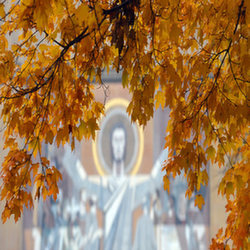
#> input picture images/F10.jpg, 250 x 250 px; its folder holds only this picture in this run
$ jupyter execute --allow-errors Vamvourellis_1115201600014.ipynb
#> lines starting #> are read from the running program, lines starting #| are printed output that depends on the picture
Ερώτημα 1:

Παρακάτω βρίσκονται οι συναρτήσεις που μας ζητάει το πρώτο ερώτημα.

[cell 1]
import cv2
import numpy as np
import sys
import glob

def loadImages(path):
#> called with path = '/home/stratos/Desktop/images/'
    tags=[]
    images=[]

    for filename in glob.glob(path+'*.jpg'):
        #print(filename)
        tmp_img = cv2.imread(filename, cv2.IMREAD_UNCHANGED)
#> tmp_img is the input picture: shape (250, 250, 3); mean B, G, R 79.2, 120, 157.9
        tmp_img = cv2.cvtColor(tmp_img, cv2.COLOR_BGR2RGB)
        #print('Original Dimensions : ',tmp_img.shape)

        # resize image
        dim = (100, 100)
        img_resized = cv2.resize(tmp_img, dim, interpolation = cv2.INTER_AREA)
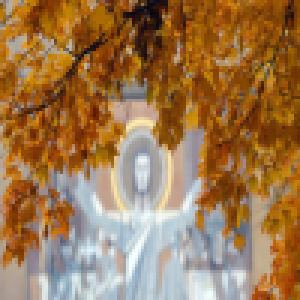
#> img_resized: shape (100, 100, 3) (shown 3 times larger); mean R, G, B 157.9, 120, 79.2
        # [6 lines of commented-out code are left out]
        images.append(np.asarray(img_resized).reshape((30000)))

        # extract labels
        filename=filename.replace(path,'')
        if filename[0] == 'F' :
            tags.append(0)
        elif filename[0] == 'S' :
            tags.append(1)
        elif filename[0] == 'W' :
            tags.append(2)
        else :
            sys.exit("wrong image name!")

    return (np.array(images,dtype='uint8'),np.array(tags,dtype='uint8'))

[cell 2]
from sklearn.decomposition import PCA
import matplotlib.pyplot as plt
from matplotlib.offsetbox import OffsetImage, AnnotationBbox

def PCA_ImageSpaceVisualization(X):
    # pca
    pca = PCA(n_components=2)
    principalComponents = pca.fit_transform(X)

    # reconstruct images
    reconstructed_images = X.reshape((30,100,100,3))

    # plot images
    plt.rcParams['figure.figsize'] = [27, 6]
    fig, ax = plt.subplots()
    plt.scatter(principalComponents[:, 0], principalComponents[:, 1])
    for im, pc in zip(reconstructed_images, principalComponents):
        ab = AnnotationBbox(OffsetImage(im), pc)
        ax.add_artist(ab)
    plt.show()

#> (a cell that did not finish here is left out)

2.1 Τι σημαίνει όταν εικόνες βρίσκονται κοντά σε αυτό το χώρο δύο διαστάσεων που
απεικονίζεται στο παραπάνω plot; Τι σημαίνει όταν εικόνες απέχουν πολύ; Μπορούμε να
γενικεύσουμε αυτά τα συμπεράσματα για τον αρχικό χώρο των εικόνων ο οποίος είναι πολύ
μεγάλης διάστασης;

Γενικά όταν οι εικόνες βρίσκονται κοντά σημαίνει οτι είναι παρόμοιες και όταν είναι μακρυά σημαίνει οτι δεν μοιάζουν και τόσο. Συγκεκριμένα σε αυτή την περίπτωση για αν δούμε αν γενικεύουν καλά αυτά τα αποτελέσματα σε περισσότερες διαστάσεις θα πρέπει να δούμε το ποσοστό διακύμανσης που πετυχαίνουμε παίρνοντας 2 μόνο συνιστώσες.

[cell 4]
# pca
pca = PCA(n_components=30)
#> (the rest of this cell did not finish here and is left out)

Παραπάνω βλέπουμε το ποσοστό διακύμανσης που πετυχαίνουμε παίρνοντας χ συνιστώσες. Παρατηρούμε οτι με 2 συνιστώσες έχουμε 0.57199141%. Συνήθως στοχεύουμε για 95+%. Στην συγκεκριμένη περίπτωση για 20+ συνιστώσες.

[cell 5]
# Percentage of Variance graph
# https://www.youtube.com/watch?v=Lsue2gEM9D0
plt.rcParams['figure.figsize'] = [25, 25]
plt.subplot(2, 1, 1)
#> (the rest of this cell did not finish here and is left out)

Στο παραπάνω διάγραμμα φαίνεται το ποσοστό διακύμανσης που προσφέρει κάθε συνιστώσα. Η καμπύλη δείχνει τον προηγούμενο πίνακα.

Άρα βλέπουμε οτι παίρνοντας μόνο 2 συνιστώσες, τα αποτελέσματα μας δεν γενικεύουν πολύ καλά σε περισσότερες διαστάσεις, γιατί εξηγούν μόνο το ~57%. Αυτό που είναι σίγουρο είναι οτι όσες συνιστώσες και να προσθέσουμε εφόσον θα έχουμε και τις 2 πρώτες θα υπάρχει κάποια απόσταση μεταξύ των άσπρων και των υπόλοιπον εικόνων (summer + fall vs winter ) (αυτή η απόστασή δεν θα είναι ίδια σε μέγεθος γιατί θα προσθέτουν πολλές διαστάσεις ακόμα). Επίσης, αυτό που παρατηρούμε είναι οτι το καλοκαίρι και το φθινόπωρο είναι λίγο "μπερδεμένα".

[cell 6]
# pca
pca = PCA(n_components=29)
#> (the rest of this cell did not finish here and is left out)

2.2 Οι εικόνες που αντιστοιχούν σε μία από τις εποχές τείνουν να ομαδοποιούνται πιο κοντά
από ότι οι υπόλοιπες; Γιατί συμβαίνει αυτό;

Η μεγαλύτερη διαφορά στις συγκεκριμένες εικόνες παρατηρούμε οτι είναι το χρώμα. Οι εικόνες με πιο ανοιχτό χρώμα (άσπρο) είναι πολύ διαφορετικές από τις υπόλοιπες. Παρατηρούμε από το διάγραμμα ότι όσο πιο ανοιχτό το χρώμα της εικόνας, τόσο πιο δεξιά εμφανίζεται. Η PC1 είναι υπεύθυνη για τις αποστάσεις στον άξονα χ και για ~50% της διακύμανσης. Άρα καταλαβαίνουμε οτι πιθανότατα η PC1 μετράει την φωτεινότητα η κάτι παρόμοιο.

Αυτή η παρατήρησή μας επιβεβαιώνεται και από τις παραπάνω εικόνες. Παραπάνω αλλάζοντας τα n_components βλέπουμε πως φαίνονται οι reconstructed εικόνες. πχ για 27 pcs το ανθρώπινο μάτι δεν καταλαβαίνει καμία διαφορά. Για 28 όμως, αρχίζουμε να αναγνωρίζουμε τις εικόνες, μπορούμε μέχρι και να καταλάβουμε ποιες ανήκουν στον χειμώνα, οι πιο σκούρες. Βλέπουμε οτι o outlier του χειμώνα είναι σκούρα εικόνα σε σχέση με τις άλλες εποχές αλλά οχι τελείως μαύρη, όπως οι υπόλοιπες εικόνες του χειμώνα (είναι η καφέ εικόνα 3,7). Επίσης εύκολα μπορούμε να βρούμε την πιο αριστερή (2,10) και την πιο δεξιά εικόνα (1,4). (απο υπολογιστή σε υπολογιστή η διάταξη των εικόνων, στο παραπάνω γράφημα, μπορεί να αλλάξει οπότε οι προηγούμενες συντεταγμένες να μην είναι σωστές) (οι εικόνες αυτές δεν αντιπροσωπεύουν ακριβώς τις τιμές της pca γτ κάνω *255 για να τις πάω στο διάστημα 0-255 και να έχουν νόημα σαν τιμές pixel)

3.1 Να ορίσετε μαθηματικά το μέτρο της ακρίβειας ταξινόμησης (classification accuracy).

πηγή: https://scikit-learn.org/stable/modules/model_evaluation.html#accuracy-score

Το classification accuracy που μετράμε στα συγκεκριμένα τεστ με το όρισμα scoring='accuracy' είναι το πλοίθος των σωστών κατηγοριοποιήσεων δια το πλίθος των τεστ. Δηλαδή: $\texttt{accuracy}(y, \hat{y}) = \frac{1}{n_\text{samples}} \sum_{i=0}^{n_\text{samples}-1} 1(\hat{y}_i = y_i)$. Προφανώς το y και το $\hat{y}$ ξεκινάνε απο το 0 και έχουν πλίθος $n_{samples}$ και y είναι οι προβλέψεις ενώ $\hat{y}$ είναι οι τα σωστά-πραγματικά labels. Το $\hat{y}_i = y_i$ είναι 1 όταν η πρόβλεψη συμπίπτει με την σωστή τιμή, αλλιώς είναι 0.

3.2 Χρησιμοποιείστε 5-fold cross validation και αναφέρετε τη μέση ακρίβεια ταξινόμησης
για τους δύο ταξινομητές τόσο για τα δεδομένα μεγάλης διάστασης όσο και για τα
χαρακτηριστικά χαμηλής διάστασης.

Παρακάτω εμφανίζονται τα αποτελέσματα που ζητάει η εκφώνηση και κάποια παραπάνω για να κρίνουμε πιο σωστά τα ερωτήματα 3.3 και 3.4 (πολλά επαναλαμβάνονται πχ σε κάθε επανάληψη τρέχουν ξανά οι knn, svm χωρίς pca). Σημειώνω οτι σε κάποια από τα παρακάτω τεστ κάνω scaling. Δεν κάναμε scaling στο προηγούμενο ερώτημα γιατί έπρεπε να ανακατασκευάσουμε τις εικόνες και αν κάναμε scaling οι τιμές των pixel δεν θα είχαν πια νόημα.

[cell 7]
from sklearn.model_selection import cross_val_score
from sklearn.neighbors import KNeighborsClassifier
from sklearn.svm import LinearSVC
from sklearn.preprocessing import MinMaxScaler

# options = [ (0,2,1), (0,2,9), (1,2,1), (1,2,9), (0,0.90,1), (0,0.90,9), (1,0.90,1), (1,0.90,9), (0,0.99,1), (0,0.99,9), (1,0.99,1), (1,0.99,9)]
options = [ (0,2,1), (1,2,1), (0,0.90,1), (1,0.90,1), (0,0.99,1), (1,0.99,1)]

plt.rcParams['figure.figsize'] = [20, 8]
fig = plt.figure()
ax = fig.add_axes([0,0,1,1])
ax.set_xticklabels(["pcs:"+str(x[1])+", nns:"+str(x[2])+str(", scaling" if x[0] else "") for x in options])
ax.set_xticks(np.arange(len(options)))

# classifiers
knn = KNeighborsClassifier(n_neighbors=1)
svm = LinearSVC(dual=False)

#> (the rest of this cell did not finish here and is left out)

Όπως βλέπουμε παραπάνω παρακολουθούμε την μέση ακρίβεια των αλγορίθμων knn και linear svc. Για να απαντήσω πιο σωστά στα επόμενα ερωτήματα έχω τρέξει συνδυασμούς των παραπάνω αλγορίθμων. Συγκεκριμένα έχω τις παρακάτω παραμέτρους:
* 1 ή 9 γείτονες στον knn (αυτή η παράμετρος δεν είναι ενεργοποιημένη, είναι στο options που βρίσκεται σε σχόλια)
* με ή χωρίς min-max scaling πριν το pca
* ~0.57%, 90%, 99% ποσοστό διακύμανσης στο pca

Στο διάγραμμα φαίνονται τα αποτελέσματα για κάθε συνδυασμό αυτών των παραμέτρων (πολλά επαναλαμβάνονται).

3.3 Πώς θα προσδιορίσετε τη διάσταση των χαρακτηριστικών που θα εξάγεται μέσω της
PCA;

Συνήθως αυτό που θέλουμε είναι οι συνιστώσες του pca να έχουν 95+% διακύμανση. Τα τεστ με ~0.57% και 90% έγιναν για να παρατηρήσω την συμπεριφορά των αλγορίθμων για ναι δικαιολογήσω καλύτερα το 3.4. Στα παραπάνω παραδείγματα 2 pcs δεν είναι αρκετά γιατί έχουν ~0.57%. Παρακάτω βλέπουμε πως συμπεριφέρονται οι αλγόριθμοι με και χωρίς scaling στην επιλογή διαφορετικών pc.

[cell 8]
#-------------------------------------------- no scaling
# classifiers
knn = KNeighborsClassifier(n_neighbors=1)
svm = LinearSVC(dual=False, max_iter=10000)

accuracies_knn = []
accuracies_svm = []
#> (the rest of this cell did not finish here and is left out)

Παρακάτω βλέπουμε την επίδραση του pca στο accuracy του knn και του scv.
Βλέπουμε οτι η γενική συμπεριφορά των αλγορίθμων (η γενική μορφή του διαγράμματος "ανεβάσματα-κατεβάσματα") δεν επηρεάζεται πολύ από το scaling. Παρατηρούμε οτι ο knn έχει καλύτερα αποτελέσματα ~90% για ~23-25 συνιστώσες και ο svc ~90% για 7 συνιστώσες.

3.4 Ποιος ταξινομητής έχει τη καλύτερη επίδοση και γιατί;
Έχοντας στο μυαλό μας το προηγούμενο ερώτημα και τον τρόπο λειτουργίας των αλγορίθμων θα αναλύσω περιληπτικά παρακάτω την συμπεριφορά τους όσο αφορά την ταχύτητα και την μνήμη.
Ο svc χρειάζεται πολύ λιγότερα δεδομένα για να εκπαιδευτεί και στην μνήμη το μόνο που αποθηκεύεται και χρησιμοποιήτε για το testing είναι 3 ευθείες γραμμές (οχι 2 γιατί είναι linearSCV και οχι svm με παράμετρο kernel='linear'. Εξηγώ στο επόμενο ερώτημα). Ο  knn χρειάζεται περισσότερες διαστάσεις άρα και περισσότερα δεδομένα για εκπαίδευση και χρειάζεται και όλα αυτά τα δεδομένα στο testing. Τέλος, για τον knn ο χρόνος εκπαίδευσης είναι μηδενικός ενώ για τον svm οχι (πρέπει να συγκλίνει), ενώ ο χρόνος για μια κατηγοριοποίηση είναι μικρότερος στον svm (απλά πρέπει να αποφασίσει αν είναι δεξιά η αριστερά των γραμμών) αποτι στον knn (πρέπει να βρει τον κοντινότερο γείτονα). Πρακτικά, αν δεν μας ενδιέφερε ο χρόνος εκπαίδευσης, θα διαλέγαμε τον svc γιατί τελικά είναι πιο γρήγορος στις προβλέψεις και έχει πολύ μικρότερο μέγεθος στην μνήμη.

Απο τα τεστ παρατηρούμε οτι ο knn με έναν μόνο γείτονα έχει όριο το ~76%. Αυτό το αποτέλεσμα είναι ίδιο είτε για 2, 15 ή 30000 διαστάσεις. Στην βέλτιστη περίπτωση 23-26 διαστάσεις μπορεί να φτάσει μέχρι και ~90%. Θα μπορούσαμε να έχουμε καλύτερα αποτελέσματα αν αυξήσουμε τους γείτονες, τότε ίσος να πρέπει να χρησιμοποιήσουμε λιγότερες συνιστώσες για να μην πέσουμε στην "κατάρα της διασταλτικότητας".

[cell 9]
# pca
pca = PCA(n_components=2)
#> (the rest of this cell did not finish here and is left out)

Αυτό είναι το διάγραμμα του 2.1 χωρίς τις εικόνες. Βλέπουμε οτι οι πράσινες εικόνες (του χειμώνα) μπορούνε εύκολα να διαχωριστούν με μια ευθεία. Οι υπόλοιπες όμως οχι, άρα το πρόβλημα δεν είναι σωστό να το θεωρήσουμε γραμμικό. Έτσι εφόσον ο linear svc είναι γραμμικός περιμένουμε οτι δεν θα έχει όσο καλά αποτελέσματα έχει ο knn που δεν είναι (δεν πρέπει να ξεχνάμε όμως οτι ο svm έχει και τον kernel, ο οποίος όμως είναι πάλι γραμμικός).

Τώρα θα δούμε περιληπτικά τι γίνεται και με scaling στον svc.
Εν ολίγοις, με scaling βλέπουμε οτι ο svc έχει τα καλύτερα αποτελέσματα. Παρακάτω εξηγώ περιληπτικά και διαισθητικά το γιατί.

[cell 10]
# https://scikit-learn.org/stable/auto_examples/svm/plot_linearsvc_support_vectors.html

#-------------------------------------------- NO scaling
# pca
pca = PCA(n_components=2)
#> (the rest of this cell did not finish here and is left out)

Ο linear svc για 3 κλάσεις, συνοπτικά, χωρίζει την μια κλάση εναντίων των 2 υπόλοιπων. Αυτό το κάνει για κάθε κλάση. Παραπάνω βλέπουμε τα support vectors για την κλάση χειμώνα εναντίων των υπόλοιπων κλάσεων. Παρατηρούμε οτι χωρίς scaling για παράδειγμα έχουμε ένα missclassification και στα support vectors βρίσκονται πολύ περισσότερες εικόνες απο "την μια κλάση" (καμία απο χειμώνα). Αυτή η παρατήρηση απο μόνη της δεν δικαιολογεί αυτή την πτώση στη ακρίβεια απλά είναι ένα παράδειγμα. Για να καταλάβουμε ακριβώς τι συμβαίνει πρέπει να σχεδιάσουμε και τα άλλα descision boundaries και support vectors (πχ καλοκαίρι εναντίων των υπόλοιπων) και να μελετήσουμε πιο βαθιά πως δουλεύει ο MinMaxScaler και ο LinearSVC.

Ερώτημα 2:

Με την βοήθεια των παρακάτω συνδέσμων βρήκα τους τύπους του multiplicative update για το νεο πρόβλημα ελαχιστοποίησης.

http://citeseerx.ist.psu.edu/viewdoc/download;jsessionid=5185F45AE193F092F4520C7A782641D5?doi=10.1.1.120.1718&rep=rep1&type=pdf&fbclid=IwAR0J9QnpZeyjgC8_4GT1dJxuRX4neFxeT5gH3PxcBK0LOCRXR-i1In1iyi4

https://angms.science/doc/NMF/nmf_0.pdf?fbclid=IwAR0UwpWHninzr7F2QbDA3p0BuOsxOLkHaQnbeGuLJDM8GZY35vL3LoFJEVc

https://stats.stackexchange.com/questions/351359/deriving-multiplicative-update-rules-for-nmf

Οι νέοι τύποι είναι οι παρακάτω:

$W_{t+1}=W_t*\frac{XC^T-2λW_t}{W_tCC^t}$

$C_{t+1}=C_t*\frac{W^TX-2λC_t}{W_tWC^t}$

Παρακάτω είναι η συνάρτηση RegNMF που ζητάει το 2ο ερώτημα, με τις βοηθητικές get_error, update_c, update_w, όπως δείχτηκε στο εργαστήριο. (Παρακάτω οταν γίνεται update το C χρησιμοποιούμε το $W_{t+1}$ αλλά όπως είδαμε και στο εργαστήριο, πρακτικά αυτό δεν έχει μεγάλη διαφορά)

[cell 11]
import numpy.linalg as LA

def get_error(X, W, C):
    error = LA.norm(X - np.dot(W, C))**2 / LA.norm(X)**2
    return error

def update_c(X, W, C, l):
    numerator = np.dot(W.T, X) - 2*l*C
    denominator = np.dot(W.T.dot(W), C)
    C *= numerator
    C /= denominator
    return C

def update_w(X, W, C, l):
    numerator = X.dot(C.T) - 2*l*W
    denominator = W.dot(C.dot(C.T))
    W *= numerator
    W /= denominator
    return W

def RegNMF(X, k, l, epsilon):
    X_dim, samples = X.shape
    W = np.random.random((X_dim, k))
    C = np.random.random((k, samples))
    while True:
        error_old =  get_error(X,W,C)
        update_w(X,W,C,l)
        update_c(X,W,C,l)
        error_new = get_error(X,W,C)
        if abs(error_old-error_new) < epsilon:
            break
    return W, C

Παρακάτω είναι μια μικρή παραλλαγή της συνάρτησης RegNMF που επιστρέφει μόνο τον αριθμό επαναλήψεων για να μελετήσουμε τις επαναλήψεις πριν την σύγκληση.

[cell 12]
import itertools

def nmf(X, k, l, epsilon):
    X_dim, samples = X.shape
    W = np.random.random((X_dim, k))
    C = np.random.random((k, samples))
    iters=0
    while True:
        iters += 1
        error_old =  get_error(X,W,C)
        update_w(X,W,C,l)
        update_c(X,W,C,l)
        error_new = get_error(X,W,C)
        if abs(error_old-error_new) < epsilon:
            break
    return iters

opts_k = [1,10,100]
opts_e = [0.1,0.01,0.001]
opts = list(itertools.product(opts_k, opts_e))

#create array with non negative floats <=100
X = np.random.rand(500,1000) * (100)
# np.random.seed(0)
# Χ = np.random.random((500,1000))
for k, e in opts:
    print('k=',k," e=",e)
    i = nmf(X,k,0.1,e)
    print('iterations=',i)
